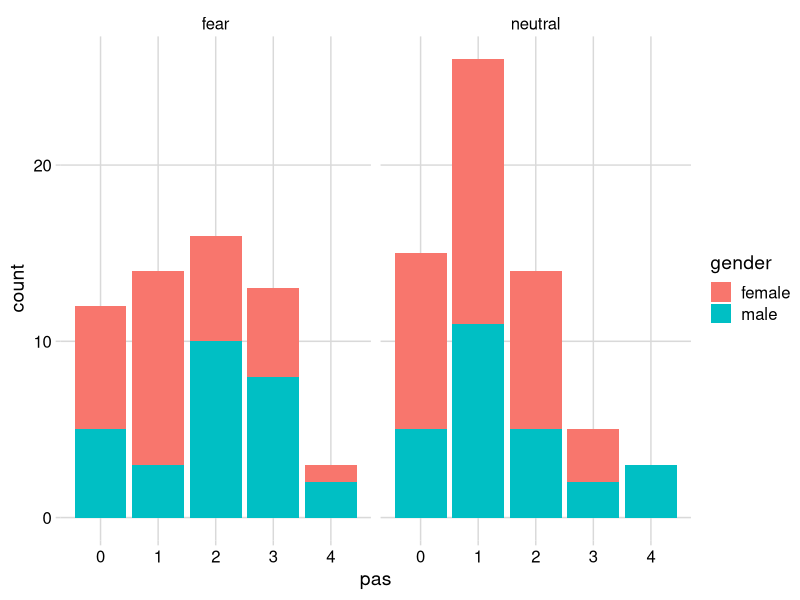
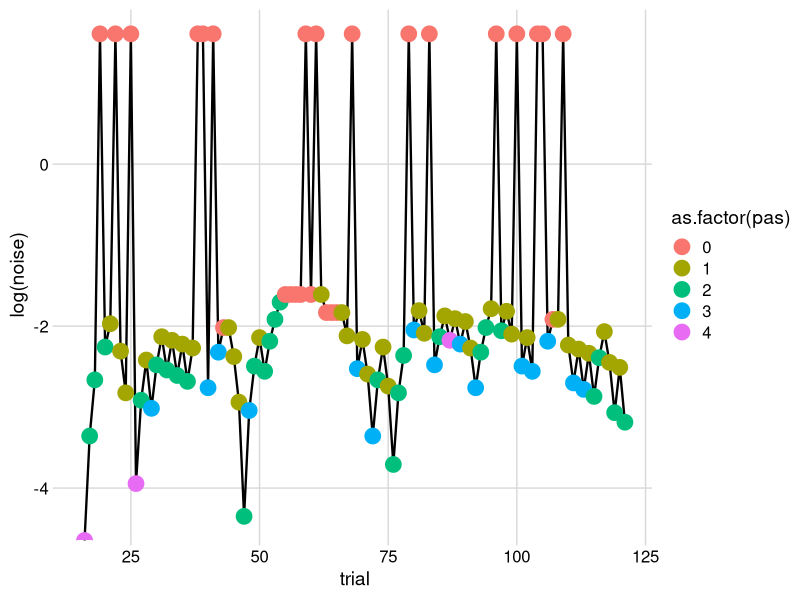
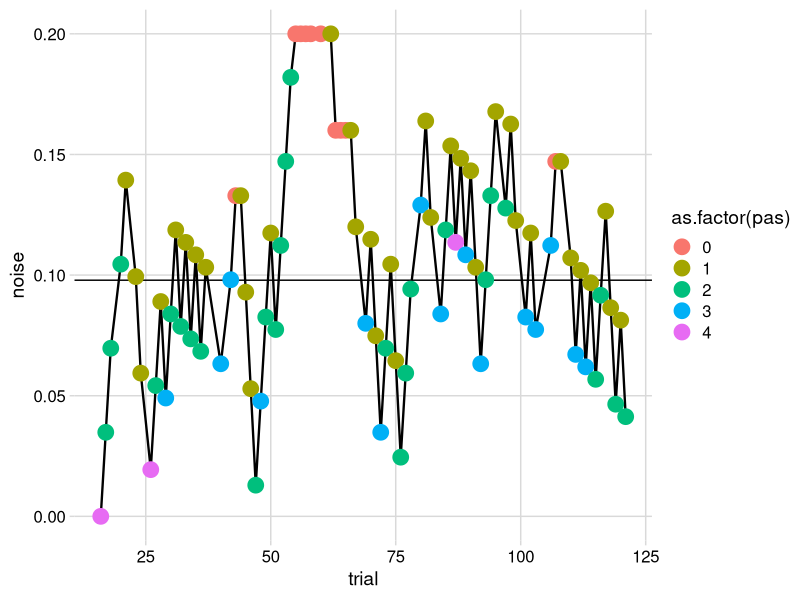

Source code (R) for these figures, in order:
## ---- chunk 1
knitr::opts_chunk$set(echo = TRUE)

# Packages

library(tidyverse)

# Loading Data

dat <- read.csv("calibration_data/csv/S1.txt") %>% 
  tibble()
## ---- chunk 2
nrow(dat)

dat %>% 
  group_by(trial_type) %>% 
  summarise(n = n())
## ---- chunk 3
dat %>% 
  filter(trial_type == 0) %>% 
  group_by(pas) %>% 
  summarise(n = n())
## ---- chunk 4
# PAS distribution

dat %>% 
  ggplot(aes(x = pas, fill = gender)) +
  geom_bar() +
  facet_wrap(~emotion) +
  cowplot::theme_minimal_grid()
## ---- chunk 5

# 0 resp for valid trials

dat %>% 
  filter(pas == 0 & trial_type == 1)

## ---- chunk 6

# with catch

dat %>% 
  filter(trial_type != 99) %>% 
  ggplot(data = ., aes(x = trial, y = log(noise), color = as.factor(pas))) +
  geom_line(aes(group = 0), col = "black", size = 0.8) +
  geom_point(size = 5) +
  cowplot::theme_minimal_grid()

# without catch

dat %>% 
  filter(trial_type == 1) %>% 
  ggplot(aes(x = trial, y = noise, color = as.factor(pas))) +
  geom_hline(yintercept = dat$noise_est[1]) +
  geom_line(aes(group = 0), col = "black", size = 0.8) +
  geom_point(size = 5) +
  cowplot::theme_minimal_grid()

## ---- chunk 7
dat %>% 
  filter(pas > 1) %>% 
  mutate(acc = ifelse((emotion == "fear" & emo_resp == 1) | (emotion == "neutral" & emo_resp == 0),
                      1, 0)) %>% 
  summarise(tot = n(),
            correct_emo = sum(acc),
            wrong_emo = tot - correct_emo,
            acc = mean(acc))
